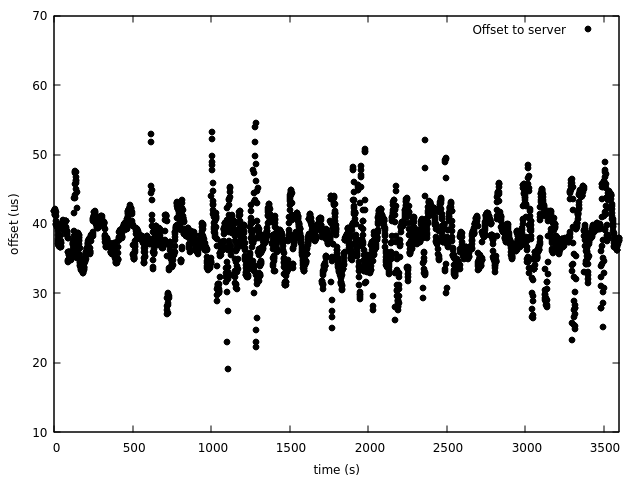

The gnuplot source for this figure:
set yrange [10:70]
set xrange [0:3600]
set xlabel "time (s)"
set ylabel "offset (us)"
plot 'offset-chrony.dat' using ($1/100) pt 7 black title "Offset to server"
